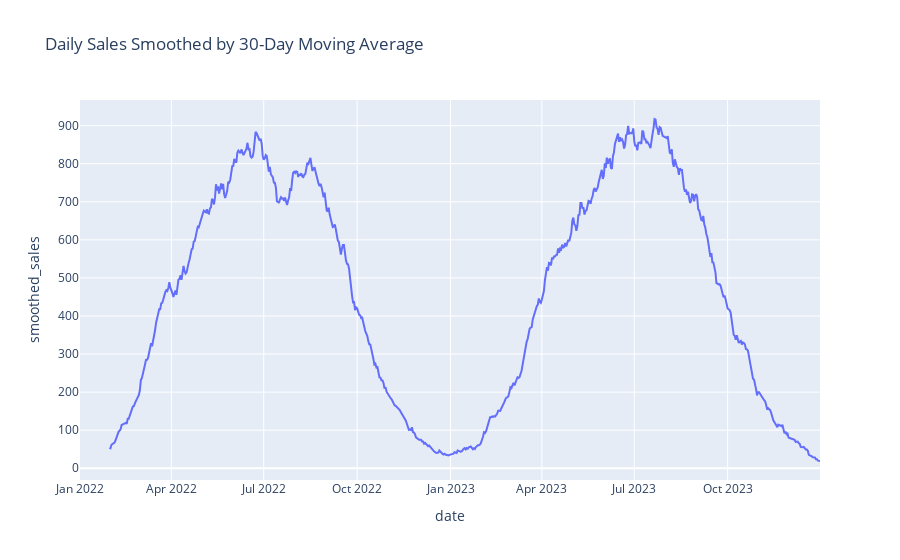

Notebook source saved alongside this figure:
### Markdown cell above
### Step 5: Inspect the Final Artifact

And here is the second **'wow' moment**. We passed a `DataFrame` object from one agent to another, and the second agent returned a fully interactive `plotly.Figure` object. 

Let's display it:

### Code cell
display(sales_plot)

### Figure 1 — Plotly figure (JSON) as saved in the notebook; plotly's stock layout.template omitted (floating-point values rounded to 4 significant figures; data arrays with more than 128 entries replaced by an {"elided": "..."} marker saying what was removed)
{"data": [{"hovertemplate": "date=%{x}<br>smoothed_sales=%{y}<extra></extra>", "legendgroup": "", "line": {"color": "#636efa", "dash": "solid"}, "marker": {"symbol": "circle"}, "mode": "lines", "name": "", "orientation": "v", "showlegend": false, "type": "scatter", "x": {"elided": "730 str values"}, "xaxis": "x", "y": {"elided": "730 float values"}, "yaxis": "y"}], "layout": {"legend": {"tracegroupgap": 0}, "title": {"text": "Daily Sales Smoothed by 30-Day Moving Average"}, "xaxis": {"anchor": "y", "domain": [0, 1], "title": {"text": "date"}}, "yaxis": {"anchor": "x", "domain": [0, 1], "title": {"text": "smoothed_sales"}}}}
